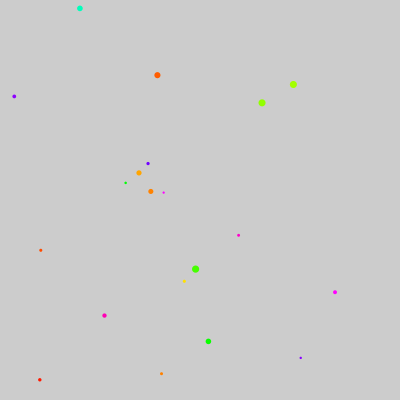
Frame 1 (no input)
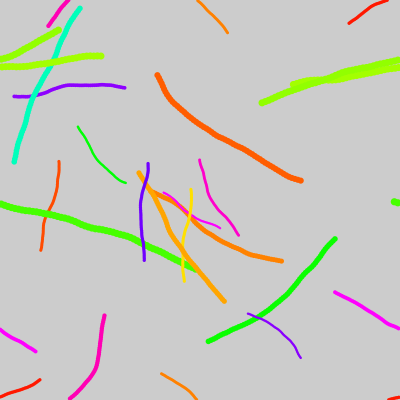
Frame 60 (the mouse pressed at the canvas centre just before this capture)
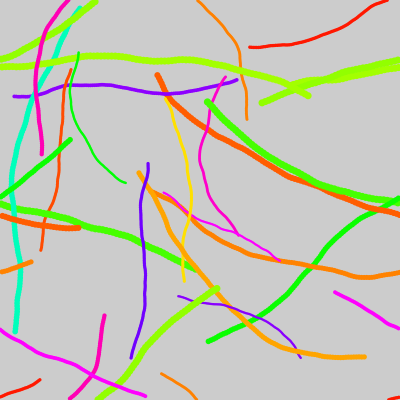
Frame 120 (the mouse held since frame 60 and released just before this capture)

The Processing sketch that drew these frames (run headless with seeded random() and noise(); from frame 60 on, the mouse is pressed at the canvas centre):

// Processing sketch: streamersRefresh
// ── streamersRefresh.pde
int numLines = 20;
Line[] lines = new Line[numLines];

void setup() {
  size(400, 400);
  colorMode(HSB, 360, 100, 100);
  noStroke();

  for (int i = 0; i < numLines; i++) {
    lines[i] = new Line();
  }
}

void draw() {
  //background(0);
  for (int i = 0; i < numLines; i++) {
    lines[i].update();
    lines[i].display();
  }
}

class Line {
  float x, y, angle;
  float hue;
  float speed;

  Line() {
    x = random(width);
    y = random(height);
    angle = random(TWO_PI);
    hue = random(360);
    speed = random(1, 4);
  }

  void update() {
    x += cos(angle) * speed;
    y += sin(angle) * speed;
    angle += random(-0.1, 0.1);
    if (x < 0 || x > width) {
      x = (x + width) % width;
    }
    if (y < 0 || y > height) {
      y = (y + height) % height;
    }
  }

  void display() {
    fill(hue, 100, 100);
    ellipse(x, y, speed*2, speed*2);
  }
}
